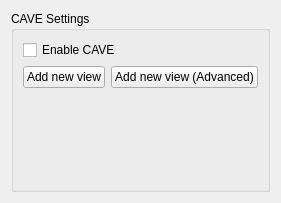
<?xml version="1.0" encoding="UTF-8"?>
<ui version="4.0">
 <class>CAVESettings</class>
 <widget class="QWidget" name="CAVESettings">
  <property name="geometry">
   <rect>
    <x>0</x>
    <y>0</y>
    <width>272</width>
    <height>203</height>
   </rect>
  </property>
  <property name="windowTitle">
   <string>CAVESettings</string>
  </property>
  <layout class="QVBoxLayout" name="verticalLayout_2">
   <item>
    <widget class="QGroupBox" name="Cave_settings_group">
     <property name="title">
      <string>CAVE Settings</string>
     </property>
     <layout class="QVBoxLayout" name="verticalLayout">
      <item>
       <widget class="QCheckBox" name="toggle_CAVE">
        <property name="text">
         <string>Enable CAVE</string>
        </property>
       </widget>
      </item>
      <item>
       <layout class="QHBoxLayout" name="horizontalLayout">
        <item>
         <widget class="QPushButton" name="addView">
          <property name="text">
           <string>Add new view</string>
          </property>
         </widget>
        </item>
        <item>
         <widget class="QPushButton" name="addViewAdvanced">
          <property name="text">
           <string>Add new view (Advanced)</string>
          </property>
         </widget>
        </item>
       </layout>
      </item>
      <item>
       <spacer name="verticalSpacer">
        <property name="orientation">
         <enum>Qt::Vertical</enum>
        </property>
        <property name="sizeHint" stdset="0">
         <size>
          <width>20</width>
          <height>40</height>
         </size>
        </property>
       </spacer>
      </item>
     </layout>
    </widget>
   </item>
  </layout>
 </widget>
 <resources/>
 <connections/>
</ui>
